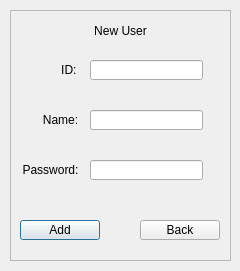
<?xml version="1.0" encoding="UTF-8"?>
<ui version="4.0">
 <class>Add</class>
 <widget class="QDialog" name="Add">
  <property name="geometry">
   <rect>
    <x>0</x>
    <y>0</y>
    <width>240</width>
    <height>271</height>
   </rect>
  </property>
  <property name="windowTitle">
   <string>Dialog</string>
  </property>
  <widget class="QFrame" name="frame">
   <property name="geometry">
    <rect>
     <x>10</x>
     <y>10</y>
     <width>221</width>
     <height>251</height>
    </rect>
   </property>
   <property name="frameShape">
    <enum>QFrame::StyledPanel</enum>
   </property>
   <property name="frameShadow">
    <enum>QFrame::Raised</enum>
   </property>
   <widget class="QLabel" name="label">
    <property name="geometry">
     <rect>
      <x>70</x>
      <y>0</y>
      <width>81</width>
      <height>41</height>
     </rect>
    </property>
    <property name="styleSheet">
     <string notr="true">font: 87 10pt &quot;Arial Black&quot;;</string>
    </property>
    <property name="text">
     <string>New User</string>
    </property>
    <property name="alignment">
     <set>Qt::AlignCenter</set>
    </property>
   </widget>
   <widget class="QLineEdit" name="idEdit">
    <property name="geometry">
     <rect>
      <x>80</x>
      <y>50</y>
      <width>113</width>
      <height>20</height>
     </rect>
    </property>
   </widget>
   <widget class="QLabel" name="label_2">
    <property name="geometry">
     <rect>
      <x>30</x>
      <y>50</y>
      <width>61</width>
      <height>20</height>
     </rect>
    </property>
    <property name="text">
     <string>ID: </string>
    </property>
    <property name="alignment">
     <set>Qt::AlignCenter</set>
    </property>
   </widget>
   <widget class="QLineEdit" name="nameEdit">
    <property name="geometry">
     <rect>
      <x>80</x>
      <y>100</y>
      <width>113</width>
      <height>20</height>
     </rect>
    </property>
   </widget>
   <widget class="QLabel" name="label_3">
    <property name="geometry">
     <rect>
      <x>20</x>
      <y>100</y>
      <width>61</width>
      <height>20</height>
     </rect>
    </property>
    <property name="text">
     <string>Name:</string>
    </property>
    <property name="alignment">
     <set>Qt::AlignCenter</set>
    </property>
   </widget>
   <widget class="QLineEdit" name="passwordEdit">
    <property name="geometry">
     <rect>
      <x>80</x>
      <y>150</y>
      <width>113</width>
      <height>20</height>
     </rect>
    </property>
   </widget>
   <widget class="QLabel" name="label_4">
    <property name="geometry">
     <rect>
      <x>10</x>
      <y>150</y>
      <width>61</width>
      <height>20</height>
     </rect>
    </property>
    <property name="text">
     <string>Password:</string>
    </property>
    <property name="alignment">
     <set>Qt::AlignCenter</set>
    </property>
   </widget>
   <widget class="QPushButton" name="pushButton_2">
    <property name="geometry">
     <rect>
      <x>10</x>
      <y>210</y>
      <width>80</width>
      <height>20</height>
     </rect>
    </property>
    <property name="text">
     <string>Add</string>
    </property>
   </widget>
   <widget class="QPushButton" name="pushButton">
    <property name="geometry">
     <rect>
      <x>130</x>
      <y>210</y>
      <width>80</width>
      <height>20</height>
     </rect>
    </property>
    <property name="text">
     <string>Back</string>
    </property>
   </widget>
  </widget>
 </widget>
 <resources/>
 <connections/>
</ui>
